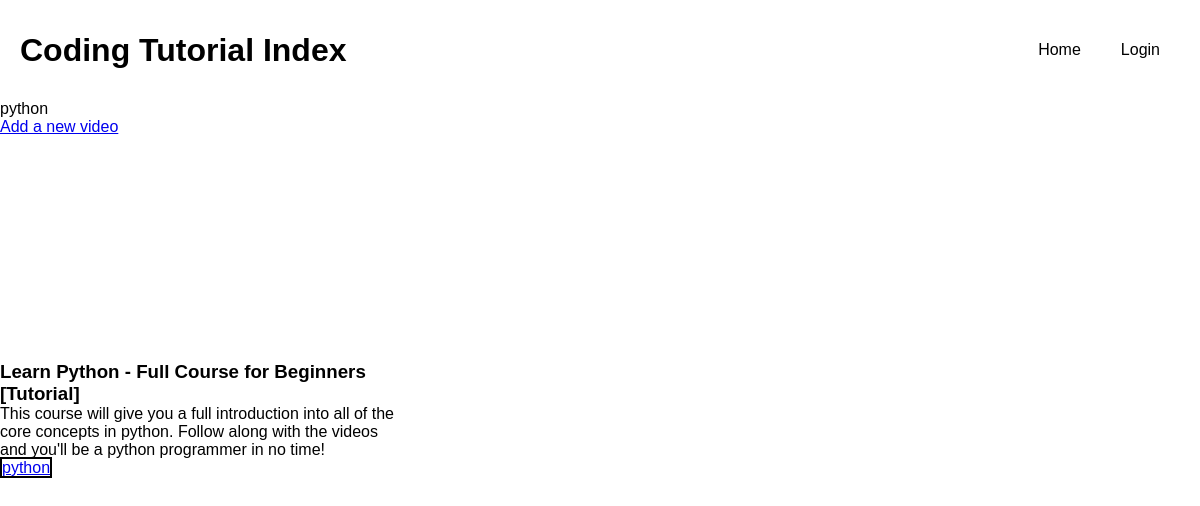
The app's page /category/python, older data.
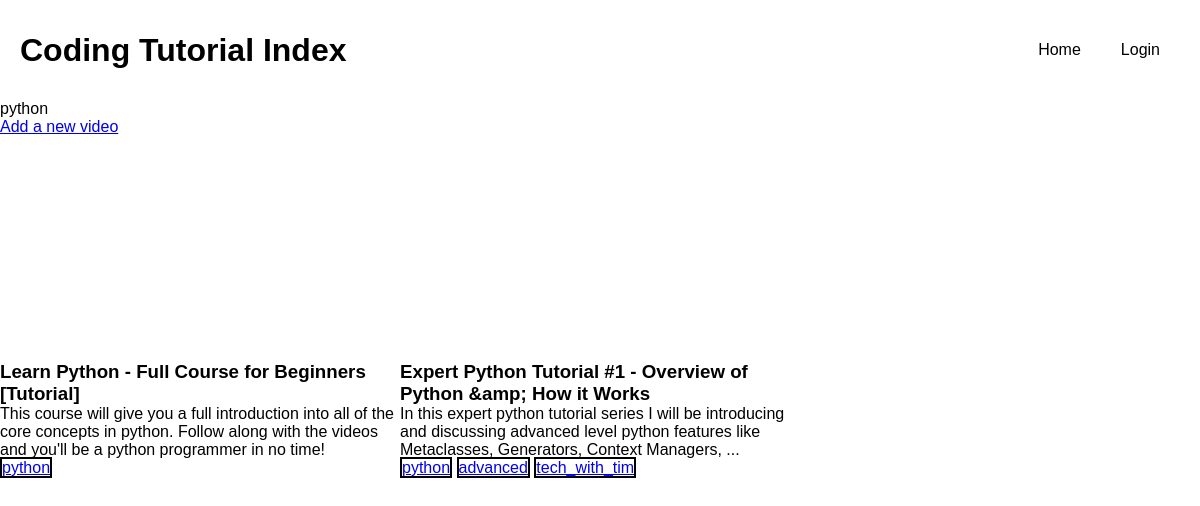
The same page, newer data.
### tutorial_index/models.py (models this page shows, shortened)
class Tutorial(models.Model):
  title = models.CharField(max_length=500)
  description = models.CharField(max_length=500)
  video_id = models.CharField(max_length=200)
  category = models.ManyToManyField(Category, blank=True)
  likes = models.ManyToManyField(User, blank=True, related_name="liked_tutorials")
  dislikes = models.ManyToManyField(User, blank=True, related_name="disliked_tutorials")
  comments = models.ManyToManyField(Comment, blank=True)

class Category(models.Model):
  name = models.CharField(max_length=50)

### tutorial_index/views.py (the view)
# urls.py: path('category/<str:category>', views.category, name='category'),
def category(request, category):
  return render(request, "tutorial_index/category.html", {
      "tutorials": Tutorial.objects.filter(category=Category.objects.get(name=category)),
      "category": category
  })

### tutorial_index/templates/tutorial_index/category.html
{%extends 'tutorial_index/index.html' %}
{%block category%}{{category}}{%endblock%}

### tutorial_index/templates/tutorial_index/index.html (shortened to what this page needs)
{%extends 'tutorial_index/layout.html'%} {%block title%}Home{%endblock%} {%block body%}
{%block category%}{%endblock%}
<div class="add-video"><a href="{%url 'add-video'%}">Add a new video</a></div>
<main class="tutorials">
  {%for tutorial in tutorials%}
  <div class="tutorial_container">
    <div onclick="showTutorial({{tutorial.id}}, '{{request.user.username}}')">
      <div class="img-wrapper">
      </div>
      <h3>{{tutorial.title}}</h3>
      <p>{{tutorial.description}}</p>
    </div>
    <div>
      {%for category in tutorial.category.all%}
      <a href="{%url 'category' category.name%}" class="category">{{category.name}}</a>
      {%endfor%}
    </div>
  </div>
  {%endfor%}
</main>
{%endblock%}

Row changes from the older to the newer data that the page shows:
added Tutorial: title "Expert Python Tutorial #1 - Overview of Python &amp; How it Works", description "In this expert python tutorial series I will be introducing and discussing advanced level python features like Metaclasses, Generators, Context Managers, ...", Category (name "python")
added Category: name "advanced", shown under "Expert Python Tutorial #1 - Overview of Python &amp; How it Works"
added Category: name "tech_with_tim", shown under "Expert Python Tutorial #1 - Overview of Python &amp; How it Works"
